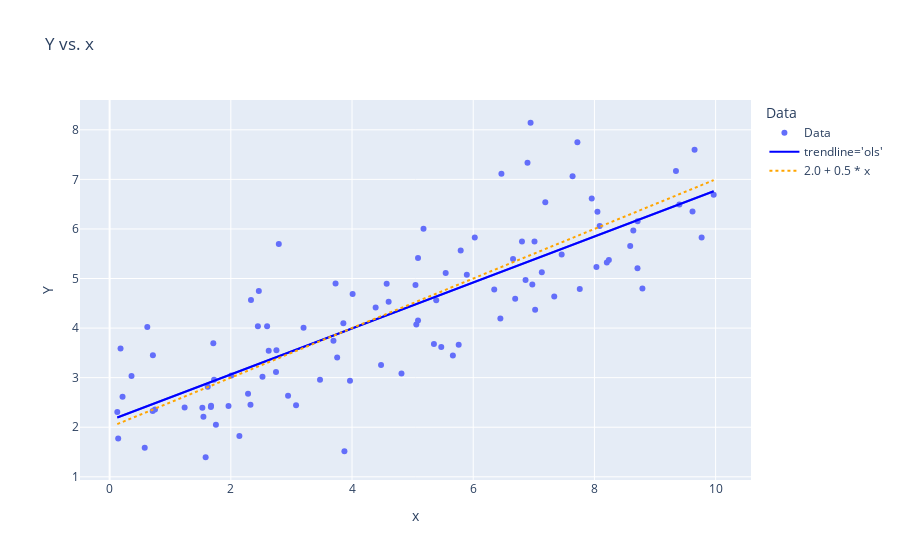

The code cell stored with this chart in its notebook:
### Markdown cell above
### 3. Add the line from Question 1 on the figure of Question 2 and explain the difference between the nature of the two lines in your own words; *but, hint though: simulation of random sampling variation*<br>

### Code cell
x_range = np.array([df['x'].min(), df['x'].max()])
# beta0 and beta1 are assumed to be defined
y_line = beta0 + beta1 * x_range
fig.add_scatter(x=x_range, y=y_line, mode='lines',
                name=str(beta0)+' + '+str(beta1)+' * x', 
                line=dict(dash='dot', color='orange'))
